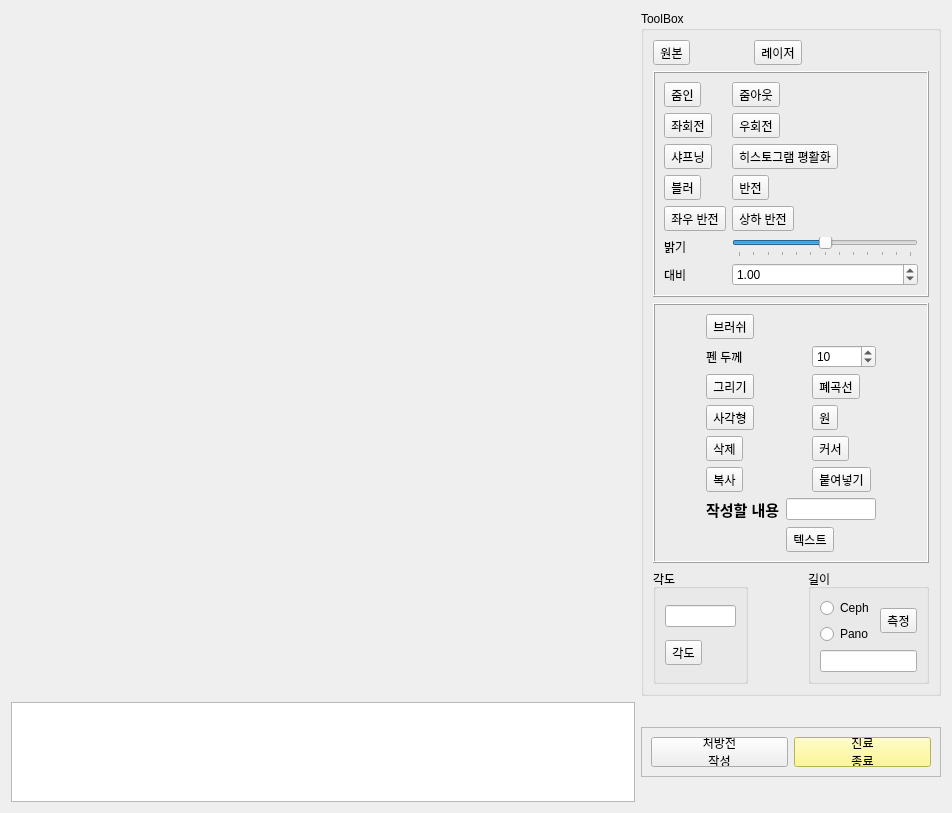
<?xml version="1.0" encoding="UTF-8"?>
<ui version="4.0">
 <class>ImageAlbum</class>
 <widget class="QWidget" name="ImageAlbum">
  <property name="geometry">
   <rect>
    <x>0</x>
    <y>0</y>
    <width>952</width>
    <height>645</height>
   </rect>
  </property>
  <property name="cursor">
   <cursorShape>ArrowCursor</cursorShape>
  </property>
  <property name="mouseTracking">
   <bool>false</bool>
  </property>
  <property name="focusPolicy">
   <enum>Qt::NoFocus</enum>
  </property>
  <property name="windowTitle">
   <string>Form</string>
  </property>
  <layout class="QGridLayout" name="gridLayout_2">
   <item row="0" column="0">
    <layout class="QGridLayout" name="gridLayout"/>
   </item>
   <item row="0" column="1">
    <widget class="QSplitter" name="splitter">
     <property name="orientation">
      <enum>Qt::Horizontal</enum>
     </property>
     <widget class="QGroupBox" name="groupBox">
      <property name="maximumSize">
       <size>
        <width>300</width>
        <height>16777215</height>
       </size>
      </property>
      <property name="font">
       <font>
        <bold>false</bold>
       </font>
      </property>
      <property name="title">
       <string>ToolBox</string>
      </property>
      <layout class="QGridLayout" name="gridLayout_7">
       <item row="2" column="0" colspan="3">
        <widget class="QFrame" name="frame_2">
         <property name="frameShape">
          <enum>QFrame::Box</enum>
         </property>
         <property name="frameShadow">
          <enum>QFrame::Raised</enum>
         </property>
         <layout class="QGridLayout" name="gridLayout_5">
          <item row="1" column="1">
           <widget class="QLabel" name="label_3">
            <property name="text">
             <string>펜 두께</string>
            </property>
            <property name="buddy">
             <cstring>Thickness</cstring>
            </property>
           </widget>
          </item>
          <item row="4" column="1">
           <widget class="QToolButton" name="Delete">
            <property name="text">
             <string>삭제</string>
            </property>
            <property name="shortcut">
             <string>Del</string>
            </property>
           </widget>
          </item>
          <item row="2" column="1">
           <widget class="QToolButton" name="Lines">
            <property name="text">
             <string>그리기</string>
            </property>
           </widget>
          </item>
          <item row="0" column="1">
           <widget class="QToolButton" name="Brush">
            <property name="text">
             <string>브러쉬</string>
            </property>
           </widget>
          </item>
          <item row="3" column="1">
           <widget class="QToolButton" name="Rectangle">
            <property name="text">
             <string>사각형</string>
            </property>
           </widget>
          </item>
          <item row="4" column="2">
           <widget class="QToolButton" name="Cursor">
            <property name="text">
             <string>커서</string>
            </property>
           </widget>
          </item>
          <item row="2" column="2">
           <widget class="QToolButton" name="Freehand">
            <property name="text">
             <string>폐곡선</string>
            </property>
           </widget>
          </item>
          <item row="6" column="1" colspan="2">
           <layout class="QFormLayout" name="formLayout">
            <item row="0" column="1">
             <widget class="QLineEdit" name="lineEdit"/>
            </item>
            <item row="0" column="0">
             <widget class="QLabel" name="label_4">
              <property name="font">
               <font>
                <pointsize>11</pointsize>
                <bold>true</bold>
               </font>
              </property>
              <property name="text">
               <string>작성할 내용</string>
              </property>
              <property name="buddy">
               <cstring>lineEdit</cstring>
              </property>
             </widget>
            </item>
            <item row="1" column="1">
             <widget class="QToolButton" name="TextBox">
              <property name="text">
               <string>텍스트</string>
              </property>
             </widget>
            </item>
           </layout>
          </item>
          <item row="1" column="2">
           <widget class="QSpinBox" name="Thickness">
            <property name="value">
             <number>10</number>
            </property>
           </widget>
          </item>
          <item row="3" column="2">
           <widget class="QToolButton" name="Ellipse">
            <property name="text">
             <string>원</string>
            </property>
           </widget>
          </item>
          <item row="5" column="1">
           <widget class="QToolButton" name="Copy">
            <property name="text">
             <string>복사</string>
            </property>
            <property name="shortcut">
             <string>Ctrl+C</string>
            </property>
           </widget>
          </item>
          <item row="5" column="2">
           <widget class="QToolButton" name="Paste">
            <property name="text">
             <string>붙여넣기</string>
            </property>
            <property name="shortcut">
             <string>Ctrl+V</string>
            </property>
           </widget>
          </item>
         </layout>
        </widget>
       </item>
       <item row="3" column="0">
        <widget class="QGroupBox" name="groupBox_3">
         <property name="title">
          <string>각도</string>
         </property>
         <layout class="QGridLayout" name="gridLayout_6">
          <item row="0" column="0">
           <widget class="QLineEdit" name="AngleResult"/>
          </item>
          <item row="1" column="0">
           <widget class="QToolButton" name="Angle">
            <property name="text">
             <string>각도</string>
            </property>
           </widget>
          </item>
         </layout>
        </widget>
       </item>
       <item row="0" column="0">
        <widget class="QToolButton" name="OrigImage">
         <property name="text">
          <string>원본</string>
         </property>
        </widget>
       </item>
       <item row="3" column="2">
        <widget class="QGroupBox" name="groupBox_2">
         <property name="title">
          <string>길이</string>
         </property>
         <layout class="QGridLayout" name="gridLayout_3">
          <item row="0" column="0">
           <widget class="QRadioButton" name="Ceph">
            <property name="text">
             <string>Ceph</string>
            </property>
           </widget>
          </item>
          <item row="0" column="1" rowspan="2">
           <widget class="QToolButton" name="LengthMeasurement">
            <property name="text">
             <string>측정</string>
            </property>
           </widget>
          </item>
          <item row="1" column="0">
           <widget class="QRadioButton" name="Pano">
            <property name="text">
             <string>Pano</string>
            </property>
           </widget>
          </item>
          <item row="2" column="0" colspan="2">
           <widget class="QLineEdit" name="LengthResult"/>
          </item>
         </layout>
        </widget>
       </item>
       <item row="1" column="0" colspan="3">
        <widget class="QFrame" name="frame">
         <property name="frameShape">
          <enum>QFrame::Box</enum>
         </property>
         <property name="frameShadow">
          <enum>QFrame::Raised</enum>
         </property>
         <layout class="QGridLayout" name="gridLayout_4">
          <item row="7" column="1">
           <widget class="QSlider" name="horizontalSlider">
            <property name="minimum">
             <number>-60</number>
            </property>
            <property name="maximum">
             <number>60</number>
            </property>
            <property name="orientation">
             <enum>Qt::Horizontal</enum>
            </property>
            <property name="tickPosition">
             <enum>QSlider::TicksBelow</enum>
            </property>
           </widget>
          </item>
          <item row="2" column="1">
           <widget class="QToolButton" name="RightRotate">
            <property name="text">
             <string>우회전</string>
            </property>
           </widget>
          </item>
          <item row="4" column="0">
           <widget class="QToolButton" name="Blur">
            <property name="text">
             <string>블러</string>
            </property>
           </widget>
          </item>
          <item row="3" column="0">
           <widget class="QToolButton" name="Sharpening">
            <property name="text">
             <string>샤프닝</string>
            </property>
           </widget>
          </item>
          <item row="3" column="1">
           <widget class="QToolButton" name="HistEqual">
            <property name="text">
             <string>히스토그램 평활화</string>
            </property>
           </widget>
          </item>
          <item row="2" column="0">
           <widget class="QToolButton" name="LeftRotate">
            <property name="text">
             <string>좌회전</string>
            </property>
           </widget>
          </item>
          <item row="1" column="0">
           <widget class="QToolButton" name="ZoomIn">
            <property name="text">
             <string>줌인</string>
            </property>
           </widget>
          </item>
          <item row="1" column="1">
           <widget class="QToolButton" name="ZoomOut">
            <property name="text">
             <string>줌아웃</string>
            </property>
           </widget>
          </item>
          <item row="5" column="0">
           <widget class="QToolButton" name="VReverse">
            <property name="text">
             <string>좌우 반전</string>
            </property>
           </widget>
          </item>
          <item row="5" column="1">
           <widget class="QToolButton" name="HReverse">
            <property name="text">
             <string>상하 반전</string>
            </property>
           </widget>
          </item>
          <item row="7" column="0">
           <widget class="QLabel" name="label">
            <property name="text">
             <string>밝기</string>
            </property>
            <property name="buddy">
             <cstring>horizontalSlider</cstring>
            </property>
           </widget>
          </item>
          <item row="4" column="1">
           <widget class="QToolButton" name="Reverse">
            <property name="text">
             <string>반전</string>
            </property>
           </widget>
          </item>
          <item row="8" column="0">
           <widget class="QLabel" name="label_2">
            <property name="text">
             <string>대비</string>
            </property>
            <property name="buddy">
             <cstring>Contrast</cstring>
            </property>
           </widget>
          </item>
          <item row="8" column="1">
           <widget class="QDoubleSpinBox" name="Contrast">
            <property name="maximum">
             <double>5.000000000000000</double>
            </property>
            <property name="singleStep">
             <double>0.200000000000000</double>
            </property>
            <property name="value">
             <double>1.000000000000000</double>
            </property>
           </widget>
          </item>
         </layout>
        </widget>
       </item>
       <item row="0" column="1">
        <widget class="QToolButton" name="Laser">
         <property name="text">
          <string>레이저</string>
         </property>
        </widget>
       </item>
      </layout>
     </widget>
    </widget>
   </item>
   <item row="1" column="0">
    <widget class="QListWidget" name="listWidget">
     <property name="minimumSize">
      <size>
       <width>600</width>
       <height>100</height>
      </size>
     </property>
     <property name="maximumSize">
      <size>
       <width>1000</width>
       <height>100</height>
      </size>
     </property>
     <property name="baseSize">
      <size>
       <width>600</width>
       <height>80</height>
      </size>
     </property>
     <property name="verticalScrollBarPolicy">
      <enum>Qt::ScrollBarAsNeeded</enum>
     </property>
     <property name="horizontalScrollBarPolicy">
      <enum>Qt::ScrollBarAlwaysOff</enum>
     </property>
     <property name="iconSize">
      <size>
       <width>120</width>
       <height>80</height>
      </size>
     </property>
     <property name="flow">
      <enum>QListView::LeftToRight</enum>
     </property>
     <property name="resizeMode">
      <enum>QListView::Adjust</enum>
     </property>
     <property name="viewMode">
      <enum>QListView::IconMode</enum>
     </property>
    </widget>
   </item>
   <item row="1" column="1">
    <widget class="QFrame" name="frame_3">
     <property name="maximumSize">
      <size>
       <width>16777215</width>
       <height>50</height>
      </size>
     </property>
     <property name="frameShape">
      <enum>QFrame::StyledPanel</enum>
     </property>
     <property name="frameShadow">
      <enum>QFrame::Raised</enum>
     </property>
     <layout class="QGridLayout" name="gridLayout_8">
      <item row="0" column="0">
       <widget class="QPushButton" name="Prescription">
        <property name="text">
         <string>처방전
작성</string>
        </property>
       </widget>
      </item>
      <item row="0" column="1">
       <widget class="QPushButton" name="EndTreatment">
        <property name="styleSheet">
         <string notr="true">QPushButton {background-color: rgb(255, 250, 117)}</string>
        </property>
        <property name="text">
         <string>진료
종료</string>
        </property>
       </widget>
      </item>
     </layout>
    </widget>
   </item>
  </layout>
 </widget>
 <resources/>
 <connections/>
</ui>
